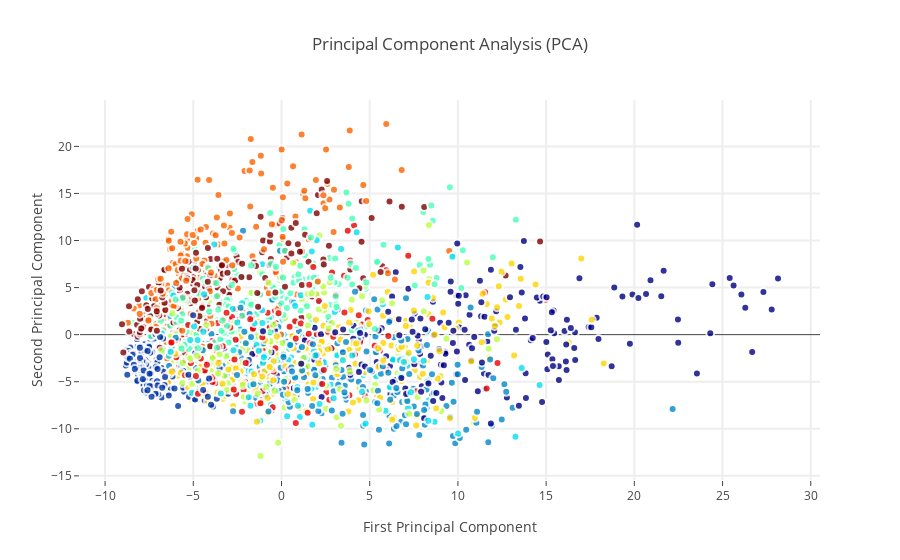

Here is the notebook cell this chart was saved with:
### Markdown cell above
### Interactive visualisations of PCA representation

When it comes to these dimensionality reduction methods, scatter plots are most commonly implemented because they allow for great and convenient visualisations of clustering ( if any existed ) and this will be exactly what we will be doing as we plot the first 2 principal components as follows:

### Code cell
trace0 = go.Scatter(
    x = X_5d[:,0],
    y = X_5d[:,1],
    name = Target,
    hoveron = Target,
    mode = 'markers',
    text = Target,
    showlegend = False,
    marker = dict(
        size = 8,
        color = Target,
        colorscale ='Jet',
        showscale = False,
        line = dict(
            width = 2,
            color = 'rgb(255, 255, 255)'
        ),
        opacity = 0.8
    )
)
data = [trace0]

layout = go.Layout(
    title= 'Principal Component Analysis (PCA)',
    hovermode= 'closest',
    xaxis= dict(
         title= 'First Principal Component',
        ticklen= 5,
        zeroline= False,
        gridwidth= 2,
    ),
    yaxis=dict(
        title= 'Second Principal Component',
        ticklen= 5,
        gridwidth= 2,
    ),
    showlegend= True
)


fig = dict(data=data, layout=layout)
py.iplot(fig, filename='styled-scatter')

### Figure 1 — Plotly figure (JSON) as saved in the notebook; plotly's stock layout.template omitted (floating-point values rounded to 4 significant figures; data arrays with more than 128 entries replaced by an {"elided": "..."} marker saying what was removed)
{"data": [{"hoveron": {"elided": "2000 int values"}, "marker": {"color": {"elided": "2000 int values"}, "colorscale": "Jet", "line": {"color": "rgb(255, 255, 255)", "width": 2}, "opacity": 0.8, "showscale": false, "size": 8}, "mode": "markers", "name": {"elided": "2000 int values"}, "showlegend": false, "text": {"elided": "2000 int values"}, "type": "scatter", "x": {"elided": "2000 float values"}, "y": {"elided": "2000 float values"}}], "layout": {"hovermode": "closest", "showlegend": true, "title": "Principal Component Analysis (PCA)", "xaxis": {"gridwidth": 2, "ticklen": 5, "title": "First Principal Component", "zeroline": false}, "yaxis": {"gridwidth": 2, "ticklen": 5, "title": "Second Principal Component"}}}
